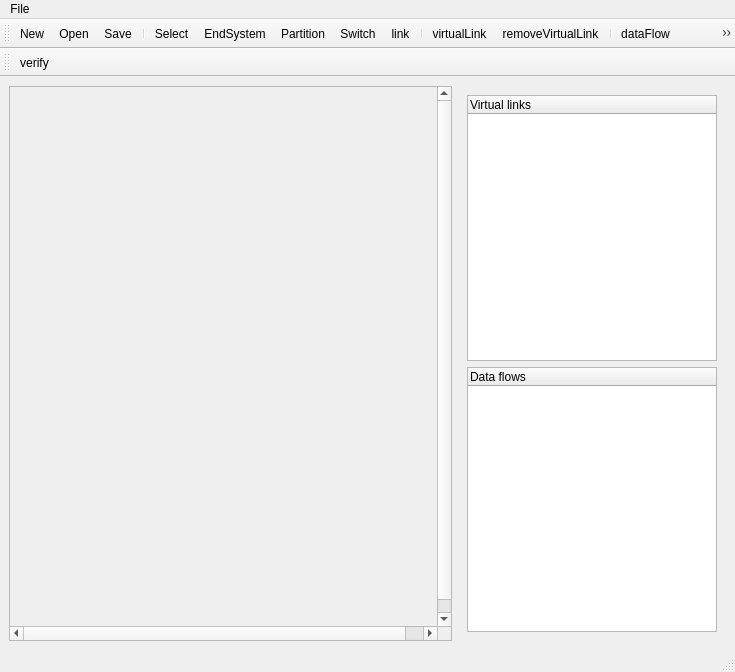
<?xml version="1.0" encoding="UTF-8"?>
<ui version="4.0">
 <class>MainWindow</class>
 <widget class="QMainWindow" name="MainWindow">
  <property name="geometry">
   <rect>
    <x>0</x>
    <y>0</y>
    <width>735</width>
    <height>672</height>
   </rect>
  </property>
  <property name="minimumSize">
   <size>
    <width>648</width>
    <height>547</height>
   </size>
  </property>
  <property name="windowTitle">
   <string>MainWindow</string>
  </property>
  <widget class="QWidget" name="centralwidget">
   <layout class="QHBoxLayout" name="horizontalLayout">
    <item>
     <layout class="QHBoxLayout" name="horizontalLayout_2">
      <property name="spacing">
       <number>-1</number>
      </property>
      <property name="leftMargin">
       <number>0</number>
      </property>
      <property name="topMargin">
       <number>0</number>
      </property>
      <item>
       <widget class="QScrollArea" name="networkArea">
        <property name="verticalScrollBarPolicy">
         <enum>Qt::ScrollBarAsNeeded</enum>
        </property>
        <property name="widgetResizable">
         <bool>false</bool>
        </property>
        <widget class="QWidget" name="scrollAreaWidgetContents">
         <property name="geometry">
          <rect>
           <x>0</x>
           <y>0</y>
           <width>447</width>
           <height>552</height>
          </rect>
         </property>
        </widget>
       </widget>
      </item>
     </layout>
    </item>
    <item>
     <widget class="QWidget" name="verticalWidget" native="true">
      <property name="maximumSize">
       <size>
        <width>258</width>
        <height>16777215</height>
       </size>
      </property>
      <layout class="QVBoxLayout" name="verticalLayout_4">
       <property name="sizeConstraint">
        <enum>QLayout::SetMaximumSize</enum>
       </property>
       <item>
        <widget class="QTreeWidget" name="treeWidgetVirtualLinks">
         <property name="maximumSize">
          <size>
           <width>256</width>
           <height>16777215</height>
          </size>
         </property>
         <column>
          <property name="text">
           <string>Virtual links</string>
          </property>
         </column>
        </widget>
       </item>
       <item>
        <widget class="QTreeWidget" name="treeWidgetDataFlows">
         <property name="maximumSize">
          <size>
           <width>256</width>
           <height>16777215</height>
          </size>
         </property>
         <column>
          <property name="text">
           <string>Data flows</string>
          </property>
         </column>
        </widget>
       </item>
      </layout>
     </widget>
    </item>
   </layout>
  </widget>
  <widget class="QMenuBar" name="menubar">
   <property name="geometry">
    <rect>
     <x>0</x>
     <y>0</y>
     <width>735</width>
     <height>32</height>
    </rect>
   </property>
   <widget class="QMenu" name="menuFile">
    <property name="title">
     <string>File</string>
    </property>
    <addaction name="actionNew"/>
    <addaction name="actionOpen"/>
    <addaction name="actionSave"/>
    <addaction name="separator"/>
    <addaction name="actionExit"/>
   </widget>
   <addaction name="menuFile"/>
  </widget>
  <widget class="QStatusBar" name="statusbar"/>
  <widget class="QToolBar" name="toolBar">
   <property name="windowTitle">
    <string>toolBar</string>
   </property>
   <attribute name="toolBarArea">
    <enum>TopToolBarArea</enum>
   </attribute>
   <attribute name="toolBarBreak">
    <bool>false</bool>
   </attribute>
   <addaction name="actionNew"/>
   <addaction name="actionOpen"/>
   <addaction name="actionSave"/>
   <addaction name="separator"/>
   <addaction name="actionSelect"/>
   <addaction name="actionEndSystem"/>
   <addaction name="actionPartition"/>
   <addaction name="actionSwitch"/>
   <addaction name="actionLink"/>
   <addaction name="separator"/>
   <addaction name="actionVirtualLink"/>
   <addaction name="actionRemoveVirtualLink"/>
   <addaction name="separator"/>
   <addaction name="actionDataFlow"/>
   <addaction name="actionRemoveDataFlow"/>
  </widget>
  <widget class="QToolBar" name="toolBar_2">
   <property name="windowTitle">
    <string>toolBar_2</string>
   </property>
   <attribute name="toolBarArea">
    <enum>TopToolBarArea</enum>
   </attribute>
   <attribute name="toolBarBreak">
    <bool>true</bool>
   </attribute>
   <addaction name="actionVerify"/>
  </widget>
  <action name="actionOpen">
   <property name="icon">
    <iconset resource="resources.qrc">
     <normaloff>:/pics/pics/folder.png</normaloff>:/pics/pics/folder.png</iconset>
   </property>
   <property name="text">
    <string>Open</string>
   </property>
  </action>
  <action name="actionSave">
   <property name="icon">
    <iconset resource="resources.qrc">
     <normaloff>:/pics/pics/cd.png</normaloff>:/pics/pics/cd.png</iconset>
   </property>
   <property name="text">
    <string>Save</string>
   </property>
  </action>
  <action name="actionExit">
   <property name="text">
    <string>Exit</string>
   </property>
  </action>
  <action name="actionNew">
   <property name="icon">
    <iconset resource="resources.qrc">
     <normaloff>:/pics/pics/page.png</normaloff>:/pics/pics/page.png</iconset>
   </property>
   <property name="text">
    <string>New</string>
   </property>
  </action>
  <action name="actionEndSystem">
   <property name="checkable">
    <bool>true</bool>
   </property>
   <property name="checked">
    <bool>false</bool>
   </property>
   <property name="icon">
    <iconset resource="resources.qrc">
     <normaloff>:/pics/pics/end_system_selected.png</normaloff>:/pics/pics/end_system_selected.png</iconset>
   </property>
   <property name="text">
    <string>EndSystem</string>
   </property>
   <property name="toolTip">
    <string>Add end system</string>
   </property>
  </action>
  <action name="actionSelect">
   <property name="checkable">
    <bool>true</bool>
   </property>
   <property name="icon">
    <iconset resource="resources.qrc">
     <normaloff>:/pics/pics/select.png</normaloff>:/pics/pics/select.png</iconset>
   </property>
   <property name="text">
    <string>Select</string>
   </property>
   <property name="toolTip">
    <string>Select elements of network</string>
   </property>
  </action>
  <action name="actionPartition">
   <property name="checkable">
    <bool>true</bool>
   </property>
   <property name="icon">
    <iconset resource="resources.qrc">
     <normaloff>:/pics/pics/computer.png</normaloff>:/pics/pics/computer.png</iconset>
   </property>
   <property name="text">
    <string>Partition</string>
   </property>
   <property name="toolTip">
    <string>Add new partition</string>
   </property>
  </action>
  <action name="actionSwitch">
   <property name="checkable">
    <bool>true</bool>
   </property>
   <property name="icon">
    <iconset resource="resources.qrc">
     <normaloff>:/pics/pics/router.png</normaloff>:/pics/pics/router.png</iconset>
   </property>
   <property name="text">
    <string>Switch</string>
   </property>
   <property name="toolTip">
    <string>Add AFDX switch</string>
   </property>
  </action>
  <action name="actionLink">
   <property name="checkable">
    <bool>true</bool>
   </property>
   <property name="icon">
    <iconset resource="resources.qrc">
     <normaloff>:/pics/pics/edge.png</normaloff>:/pics/pics/edge.png</iconset>
   </property>
   <property name="text">
    <string>link</string>
   </property>
   <property name="toolTip">
    <string>Add link</string>
   </property>
  </action>
  <action name="actionVirtualLink">
   <property name="icon">
    <iconset resource="resources.qrc">
     <normaloff>:/pics/pics/topology.png</normaloff>:/pics/pics/topology.png</iconset>
   </property>
   <property name="text">
    <string>virtualLink</string>
   </property>
   <property name="toolTip">
    <string>Add new virtual link</string>
   </property>
  </action>
  <action name="actionRemoveVirtualLink">
   <property name="icon">
    <iconset resource="resources.qrc">
     <normaloff>:/pics/pics/delete.png</normaloff>:/pics/pics/delete.png</iconset>
   </property>
   <property name="text">
    <string>removeVirtualLink</string>
   </property>
   <property name="toolTip">
    <string>Remove virtual link</string>
   </property>
  </action>
  <action name="actionDataFlow">
   <property name="icon">
    <iconset resource="resources.qrc">
     <normaloff>:/pics/pics/add.png</normaloff>:/pics/pics/add.png</iconset>
   </property>
   <property name="text">
    <string>dataFlow</string>
   </property>
   <property name="toolTip">
    <string>Add new data flow</string>
   </property>
  </action>
  <action name="actionRemoveDataFlow">
   <property name="icon">
    <iconset resource="resources.qrc">
     <normaloff>:/pics/pics/delete.png</normaloff>:/pics/pics/delete.png</iconset>
   </property>
   <property name="text">
    <string>removeDataFlow</string>
   </property>
   <property name="toolTip">
    <string>Remove data flow</string>
   </property>
  </action>
  <action name="actionVerify">
   <property name="text">
    <string>verify</string>
   </property>
   <property name="toolTip">
    <string>Verify capacity constraints</string>
   </property>
  </action>
 </widget>
 <resources>
  <include location="resources.qrc"/>
 </resources>
 <connections>
  <connection>
   <sender>actionEndSystem</sender>
   <signal>triggered()</signal>
   <receiver>MainWindow</receiver>
   <slot>toggleEndSystem()</slot>
   <hints>
    <hint type="sourcelabel">
     <x>-1</x>
     <y>-1</y>
    </hint>
    <hint type="destinationlabel">
     <x>398</x>
     <y>302</y>
    </hint>
   </hints>
  </connection>
  <connection>
   <sender>actionExit</sender>
   <signal>triggered()</signal>
   <receiver>MainWindow</receiver>
   <slot>close()</slot>
   <hints>
    <hint type="sourcelabel">
     <x>-1</x>
     <y>-1</y>
    </hint>
    <hint type="destinationlabel">
     <x>398</x>
     <y>302</y>
    </hint>
   </hints>
  </connection>
  <connection>
   <sender>actionSelect</sender>
   <signal>triggered()</signal>
   <receiver>MainWindow</receiver>
   <slot>toggleSelect()</slot>
   <hints>
    <hint type="sourcelabel">
     <x>-1</x>
     <y>-1</y>
    </hint>
    <hint type="destinationlabel">
     <x>398</x>
     <y>302</y>
    </hint>
   </hints>
  </connection>
  <connection>
   <sender>actionNew</sender>
   <signal>triggered()</signal>
   <receiver>MainWindow</receiver>
   <slot>New()</slot>
   <hints>
    <hint type="sourcelabel">
     <x>-1</x>
     <y>-1</y>
    </hint>
    <hint type="destinationlabel">
     <x>398</x>
     <y>302</y>
    </hint>
   </hints>
  </connection>
  <connection>
   <sender>actionOpen</sender>
   <signal>triggered()</signal>
   <receiver>MainWindow</receiver>
   <slot>Load()</slot>
   <hints>
    <hint type="sourcelabel">
     <x>-1</x>
     <y>-1</y>
    </hint>
    <hint type="destinationlabel">
     <x>398</x>
     <y>302</y>
    </hint>
   </hints>
  </connection>
  <connection>
   <sender>actionSave</sender>
   <signal>triggered()</signal>
   <receiver>MainWindow</receiver>
   <slot>Save()</slot>
   <hints>
    <hint type="sourcelabel">
     <x>-1</x>
     <y>-1</y>
    </hint>
    <hint type="destinationlabel">
     <x>398</x>
     <y>302</y>
    </hint>
   </hints>
  </connection>
  <connection>
   <sender>actionPartition</sender>
   <signal>triggered()</signal>
   <receiver>MainWindow</receiver>
   <slot>togglePartition()</slot>
   <hints>
    <hint type="sourcelabel">
     <x>-1</x>
     <y>-1</y>
    </hint>
    <hint type="destinationlabel">
     <x>319</x>
     <y>367</y>
    </hint>
   </hints>
  </connection>
  <connection>
   <sender>actionSwitch</sender>
   <signal>triggered()</signal>
   <receiver>MainWindow</receiver>
   <slot>toggleSwitch()</slot>
   <hints>
    <hint type="sourcelabel">
     <x>-1</x>
     <y>-1</y>
    </hint>
    <hint type="destinationlabel">
     <x>319</x>
     <y>367</y>
    </hint>
   </hints>
  </connection>
  <connection>
   <sender>actionVirtualLink</sender>
   <signal>triggered()</signal>
   <receiver>MainWindow</receiver>
   <slot>toggleVirtualLink()</slot>
   <hints>
    <hint type="sourcelabel">
     <x>-1</x>
     <y>-1</y>
    </hint>
    <hint type="destinationlabel">
     <x>319</x>
     <y>367</y>
    </hint>
   </hints>
  </connection>
  <connection>
   <sender>actionRemoveVirtualLink</sender>
   <signal>triggered()</signal>
   <receiver>MainWindow</receiver>
   <slot>toggleRemoveVirtualLink()</slot>
   <hints>
    <hint type="sourcelabel">
     <x>-1</x>
     <y>-1</y>
    </hint>
    <hint type="destinationlabel">
     <x>319</x>
     <y>367</y>
    </hint>
   </hints>
  </connection>
  <connection>
   <sender>actionDataFlow</sender>
   <signal>triggered()</signal>
   <receiver>MainWindow</receiver>
   <slot>toggleDataFlow()</slot>
   <hints>
    <hint type="sourcelabel">
     <x>-1</x>
     <y>-1</y>
    </hint>
    <hint type="destinationlabel">
     <x>319</x>
     <y>367</y>
    </hint>
   </hints>
  </connection>
  <connection>
   <sender>actionRemoveDataFlow</sender>
   <signal>triggered()</signal>
   <receiver>MainWindow</receiver>
   <slot>toggleRemoveDataFlow()</slot>
   <hints>
    <hint type="sourcelabel">
     <x>-1</x>
     <y>-1</y>
    </hint>
    <hint type="destinationlabel">
     <x>319</x>
     <y>367</y>
    </hint>
   </hints>
  </connection>
  <connection>
   <sender>actionLink</sender>
   <signal>triggered()</signal>
   <receiver>MainWindow</receiver>
   <slot>toggleLink()</slot>
   <hints>
    <hint type="sourcelabel">
     <x>-1</x>
     <y>-1</y>
    </hint>
    <hint type="destinationlabel">
     <x>319</x>
     <y>367</y>
    </hint>
   </hints>
  </connection>
  <connection>
   <sender>treeWidgetVirtualLinks</sender>
   <signal>itemClicked(QTreeWidgetItem*,int)</signal>
   <receiver>MainWindow</receiver>
   <slot>toggleVirtualLinkItem()</slot>
   <hints>
    <hint type="sourcelabel">
     <x>596</x>
     <y>220</y>
    </hint>
    <hint type="destinationlabel">
     <x>367</x>
     <y>335</y>
    </hint>
   </hints>
  </connection>
  <connection>
   <sender>treeWidgetVirtualLinks</sender>
   <signal>itemDoubleClicked(QTreeWidgetItem*,int)</signal>
   <receiver>MainWindow</receiver>
   <slot>toggleVirtualLinkDoubleClicked()</slot>
   <hints>
    <hint type="sourcelabel">
     <x>596</x>
     <y>220</y>
    </hint>
    <hint type="destinationlabel">
     <x>367</x>
     <y>335</y>
    </hint>
   </hints>
  </connection>
  <connection>
   <sender>treeWidgetDataFlows</sender>
   <signal>itemClicked(QTreeWidgetItem*,int)</signal>
   <receiver>MainWindow</receiver>
   <slot>toggleDataFlowItem()</slot>
   <hints>
    <hint type="sourcelabel">
     <x>596</x>
     <y>493</y>
    </hint>
    <hint type="destinationlabel">
     <x>367</x>
     <y>335</y>
    </hint>
   </hints>
  </connection>
  <connection>
   <sender>treeWidgetDataFlows</sender>
   <signal>itemDoubleClicked(QTreeWidgetItem*,int)</signal>
   <receiver>MainWindow</receiver>
   <slot>toggleDataFlowDoubleClicked()</slot>
   <hints>
    <hint type="sourcelabel">
     <x>596</x>
     <y>493</y>
    </hint>
    <hint type="destinationlabel">
     <x>367</x>
     <y>335</y>
    </hint>
   </hints>
  </connection>
  <connection>
   <sender>actionVerify</sender>
   <signal>triggered()</signal>
   <receiver>MainWindow</receiver>
   <slot>verify()</slot>
   <hints>
    <hint type="sourcelabel">
     <x>-1</x>
     <y>-1</y>
    </hint>
    <hint type="destinationlabel">
     <x>367</x>
     <y>335</y>
    </hint>
   </hints>
  </connection>
 </connections>
 <slots>
  <slot>toggleEndSystem()</slot>
  <slot>toggleSelect()</slot>
  <slot>Save()</slot>
  <slot>Load()</slot>
  <slot>New()</slot>
  <slot>togglePartition()</slot>
  <slot>toggleSwitch()</slot>
  <slot>toggleLink()</slot>
  <slot>toggleVirtualLink()</slot>
  <slot>toggleRemoveVirtualLink()</slot>
  <slot>toggleDataFlow()</slot>
  <slot>toggleRemoveDataFlow()</slot>
  <slot>toggleVirtualLinkItem()</slot>
  <slot>toggleVirtualLinkDoubleClicked()</slot>
  <slot>toggleDataFlowItem()</slot>
  <slot>toggleDataFlowDoubleClicked()</slot>
  <slot>verify()</slot>
 </slots>
</ui>
